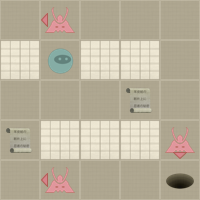

A 2D game scene composited from a Tiled map and its tileset images. What follows is a short description and the map's XML, with each tile layer's data collapsed to a summary:
An orthogonal 5x5 tile map with 40x40 px tiles, 2 tile layers (Level, Actors).

<map version="1.0" orientation="orthogonal" width="5" height="5" tilewidth="40" tileheight="40">
 <properties>
  <property name="moves" value="13" />
 </properties>
 <tileset firstgid="1" name="tiles" tilewidth="40" tileheight="40" spacing="2" margin="2">
  <image source="tiles.png" width="256" height="256" />
  <tile id="0">
   <properties>
    <property name="actor" value="exit" />
   </properties>
  </tile>
  <tile id="2">
   <properties>
    <property name="actor" value="guard" />
    <property name="direction" value="down" />
   </properties>
  </tile>
  <tile id="3">
   <properties>
    <property name="actor" value="guard" />
    <property name="direction" value="left" />
   </properties>
  </tile>
  <tile id="4">
   <properties>
    <property name="actor" value="guard" />
    <property name="direction" value="right" />
   </properties>
  </tile>
  <tile id="5">
   <properties>
    <property name="actor" value="guard" />
    <property name="direction" value="up" />
   </properties>
  </tile>
  <tile id="7">
   <properties>
    <property name="actor" value="player" />
   </properties>
  </tile>
  <tile id="8">
   <properties>
    <property name="actor" value="scroll" />
   </properties>
  </tile>
  <tile id="9">
   <properties>
    <property name="wall" value="1" />
   </properties>
  </tile>
 </tileset>
 <layer name="Level" width="5" height="5">
  <data>[25 cells, 25 non-empty, 2 distinct tile ids]</data>
 </layer>
 <layer name="Actors" width="5" height="5">
  <data>[25 cells, 7 non-empty, 5 distinct tile ids]</data>
 </layer>
</map>
